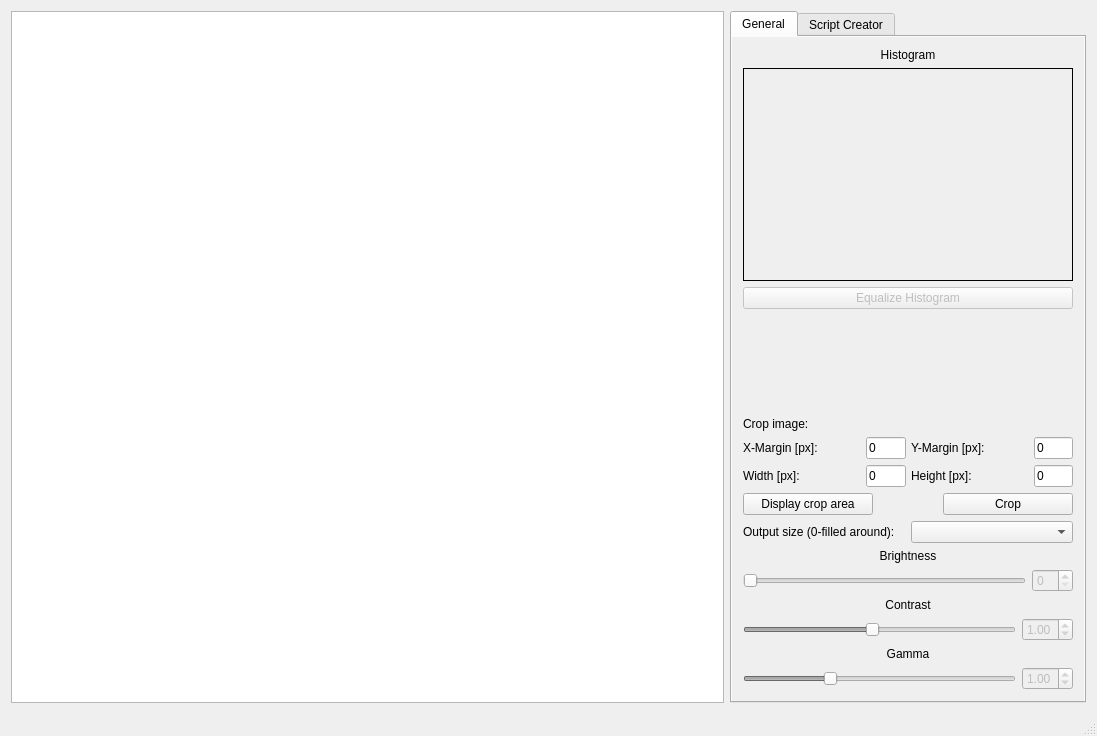
<?xml version="1.0" encoding="UTF-8"?>
<ui version="4.0">
 <class>HoloIdea</class>
 <widget class="QMainWindow" name="HoloIdea">
  <property name="geometry">
   <rect>
    <x>0</x>
    <y>0</y>
    <width>1097</width>
    <height>736</height>
   </rect>
  </property>
  <property name="windowTitle">
   <string>HoloIdea</string>
  </property>
  <widget class="QWidget" name="centralWidget">
   <layout class="QHBoxLayout" name="horizontalLayout" stretch="2,1">
    <item>
     <layout class="QVBoxLayout" name="verticalLayout" stretch="0">
      <item>
       <widget class="QGraphicsView" name="graphicsView">
        <property name="mouseTracking">
         <bool>true</bool>
        </property>
        <property name="autoFillBackground">
         <bool>false</bool>
        </property>
       </widget>
      </item>
     </layout>
    </item>
    <item>
     <widget class="QTabWidget" name="tabWidget">
      <property name="sizePolicy">
       <sizepolicy hsizetype="Preferred" vsizetype="Preferred">
        <horstretch>0</horstretch>
        <verstretch>0</verstretch>
       </sizepolicy>
      </property>
      <property name="autoFillBackground">
       <bool>true</bool>
      </property>
      <property name="currentIndex">
       <number>0</number>
      </property>
      <widget class="QWidget" name="General_Tab">
       <property name="autoFillBackground">
        <bool>true</bool>
       </property>
       <attribute name="title">
        <string>General</string>
       </attribute>
       <layout class="QVBoxLayout" name="verticalLayout_2" stretch="0,89,1,40,1,1,1,1,2,1,1,1,1,1,1">
        <item>
         <widget class="QLabel" name="label_11">
          <property name="text">
           <string>Histogram</string>
          </property>
          <property name="alignment">
           <set>Qt::AlignCenter</set>
          </property>
         </widget>
        </item>
        <item>
         <widget class="QLabel" name="histogramLabel">
          <property name="sizePolicy">
           <sizepolicy hsizetype="Ignored" vsizetype="Ignored">
            <horstretch>0</horstretch>
            <verstretch>0</verstretch>
           </sizepolicy>
          </property>
          <property name="autoFillBackground">
           <bool>false</bool>
          </property>
          <property name="frameShape">
           <enum>QFrame::Box</enum>
          </property>
          <property name="text">
           <string/>
          </property>
          <property name="scaledContents">
           <bool>true</bool>
          </property>
          <property name="alignment">
           <set>Qt::AlignCenter</set>
          </property>
         </widget>
        </item>
        <item>
         <widget class="QPushButton" name="equlizeHistrogramButton">
          <property name="enabled">
           <bool>false</bool>
          </property>
          <property name="text">
           <string>Equalize Histogram</string>
          </property>
         </widget>
        </item>
        <item>
         <widget class="QLabel" name="infoLabel">
          <property name="font">
           <font>
            <family>MS Shell Dlg 2</family>
            <pointsize>8</pointsize>
            <weight>50</weight>
            <italic>false</italic>
            <bold>false</bold>
           </font>
          </property>
          <property name="autoFillBackground">
           <bool>true</bool>
          </property>
          <property name="text">
           <string/>
          </property>
          <property name="alignment">
           <set>Qt::AlignLeading|Qt::AlignLeft|Qt::AlignVCenter</set>
          </property>
          <property name="wordWrap">
           <bool>true</bool>
          </property>
         </widget>
        </item>
        <item>
         <widget class="QLabel" name="label_15">
          <property name="text">
           <string>Crop image:</string>
          </property>
         </widget>
        </item>
        <item>
         <layout class="QHBoxLayout" name="horizontalLayout_14" stretch="3,1,3,1">
          <property name="spacing">
           <number>5</number>
          </property>
          <item>
           <widget class="QLabel" name="label_10">
            <property name="text">
             <string>X-Margin [px]:</string>
            </property>
           </widget>
          </item>
          <item>
           <widget class="QLineEdit" name="xMarginCropInput">
            <property name="text">
             <string>0</string>
            </property>
           </widget>
          </item>
          <item>
           <widget class="QLabel" name="label_14">
            <property name="text">
             <string>Y-Margin [px]:</string>
            </property>
           </widget>
          </item>
          <item>
           <widget class="QLineEdit" name="yMarginCropInput">
            <property name="text">
             <string>0</string>
            </property>
           </widget>
          </item>
         </layout>
        </item>
        <item>
         <layout class="QHBoxLayout" name="horizontalLayout_15" stretch="3,1,3,1">
          <property name="spacing">
           <number>5</number>
          </property>
          <item>
           <widget class="QLabel" name="label_12">
            <property name="text">
             <string>Width [px]:</string>
            </property>
           </widget>
          </item>
          <item>
           <widget class="QLineEdit" name="widthCropInput">
            <property name="text">
             <string>0</string>
            </property>
           </widget>
          </item>
          <item>
           <widget class="QLabel" name="label_16">
            <property name="text">
             <string>Height [px]:</string>
            </property>
           </widget>
          </item>
          <item>
           <widget class="QLineEdit" name="heightCropInput">
            <property name="text">
             <string>0</string>
            </property>
           </widget>
          </item>
         </layout>
        </item>
        <item>
         <layout class="QHBoxLayout" name="horizontalLayout_16" stretch="2,1,2">
          <item>
           <widget class="QPushButton" name="displayCropAreaButton">
            <property name="text">
             <string>Display crop area</string>
            </property>
           </widget>
          </item>
          <item>
           <spacer name="horizontalSpacer">
            <property name="orientation">
             <enum>Qt::Horizontal</enum>
            </property>
            <property name="sizeHint" stdset="0">
             <size>
              <width>40</width>
              <height>20</height>
             </size>
            </property>
           </spacer>
          </item>
          <item>
           <widget class="QPushButton" name="cropButton">
            <property name="text">
             <string>Crop</string>
            </property>
           </widget>
          </item>
         </layout>
        </item>
        <item>
         <layout class="QHBoxLayout" name="horizontalLayout_12">
          <item>
           <widget class="QLabel" name="label_9">
            <property name="text">
             <string>Output size (0-filled around):</string>
            </property>
            <property name="alignment">
             <set>Qt::AlignJustify|Qt::AlignVCenter</set>
            </property>
           </widget>
          </item>
          <item>
           <widget class="QComboBox" name="outputSizeComboBox"/>
          </item>
         </layout>
        </item>
        <item>
         <widget class="QLabel" name="brightnessLabel">
          <property name="enabled">
           <bool>true</bool>
          </property>
          <property name="font">
           <font>
            <italic>false</italic>
           </font>
          </property>
          <property name="text">
           <string>Brightness</string>
          </property>
          <property name="alignment">
           <set>Qt::AlignCenter</set>
          </property>
         </widget>
        </item>
        <item>
         <layout class="QHBoxLayout" name="horizontalLayout_2">
          <item>
           <widget class="QSlider" name="brightnessSlider">
            <property name="enabled">
             <bool>false</bool>
            </property>
            <property name="orientation">
             <enum>Qt::Horizontal</enum>
            </property>
           </widget>
          </item>
          <item>
           <widget class="QSpinBox" name="brightnessSpinner">
            <property name="enabled">
             <bool>false</bool>
            </property>
           </widget>
          </item>
         </layout>
        </item>
        <item>
         <widget class="QLabel" name="contrastLabel">
          <property name="font">
           <font>
            <italic>false</italic>
           </font>
          </property>
          <property name="text">
           <string>Contrast</string>
          </property>
          <property name="alignment">
           <set>Qt::AlignCenter</set>
          </property>
         </widget>
        </item>
        <item>
         <layout class="QHBoxLayout" name="horizontalLayout_3">
          <item>
           <widget class="QSlider" name="contrastSlider">
            <property name="enabled">
             <bool>false</bool>
            </property>
            <property name="minimum">
             <number>10</number>
            </property>
            <property name="maximum">
             <number>200</number>
            </property>
            <property name="singleStep">
             <number>1</number>
            </property>
            <property name="pageStep">
             <number>10</number>
            </property>
            <property name="value">
             <number>100</number>
            </property>
            <property name="orientation">
             <enum>Qt::Horizontal</enum>
            </property>
           </widget>
          </item>
          <item>
           <widget class="QDoubleSpinBox" name="contrastSpinner">
            <property name="enabled">
             <bool>false</bool>
            </property>
            <property name="minimum">
             <double>0.100000000000000</double>
            </property>
            <property name="maximum">
             <double>2.000000000000000</double>
            </property>
            <property name="singleStep">
             <double>0.010000000000000</double>
            </property>
            <property name="value">
             <double>1.000000000000000</double>
            </property>
           </widget>
          </item>
         </layout>
        </item>
        <item>
         <widget class="QLabel" name="gammaLabel">
          <property name="font">
           <font>
            <italic>false</italic>
           </font>
          </property>
          <property name="text">
           <string>Gamma</string>
          </property>
          <property name="alignment">
           <set>Qt::AlignCenter</set>
          </property>
         </widget>
        </item>
        <item>
         <layout class="QHBoxLayout" name="horizontalLayout_4">
          <item>
           <widget class="QSlider" name="gammaSlider">
            <property name="enabled">
             <bool>false</bool>
            </property>
            <property name="minimum">
             <number>10</number>
            </property>
            <property name="maximum">
             <number>300</number>
            </property>
            <property name="pageStep">
             <number>1</number>
            </property>
            <property name="value">
             <number>100</number>
            </property>
            <property name="orientation">
             <enum>Qt::Horizontal</enum>
            </property>
           </widget>
          </item>
          <item>
           <widget class="QDoubleSpinBox" name="gammaSpinner">
            <property name="enabled">
             <bool>false</bool>
            </property>
            <property name="minimum">
             <double>0.100000000000000</double>
            </property>
            <property name="maximum">
             <double>3.000000000000000</double>
            </property>
            <property name="singleStep">
             <double>0.010000000000000</double>
            </property>
            <property name="value">
             <double>1.000000000000000</double>
            </property>
           </widget>
          </item>
         </layout>
        </item>
       </layout>
      </widget>
      <widget class="QWidget" name="Script_Tab">
       <attribute name="title">
        <string>Script Creator</string>
       </attribute>
       <layout class="QVBoxLayout" name="verticalLayout_3">
        <item>
         <widget class="QCheckBox" name="generateScriptCheckBox">
          <property name="text">
           <string>Generate Script to LightSword</string>
          </property>
         </widget>
        </item>
        <item>
         <layout class="QHBoxLayout" name="horizontalLayout_5" stretch="1,1">
          <item>
           <widget class="QLabel" name="label_7">
            <property name="text">
             <string>Matrix size:</string>
            </property>
           </widget>
          </item>
          <item>
           <widget class="QComboBox" name="matrixSizeComboBox"/>
          </item>
         </layout>
        </item>
        <item>
         <layout class="QHBoxLayout" name="horizontalLayout_6" stretch="1,1">
          <item>
           <widget class="QLabel" name="label">
            <property name="text">
             <string>Wavelength [µm]:</string>
            </property>
           </widget>
          </item>
          <item>
           <widget class="QLineEdit" name="wavelengthInput">
            <property name="text">
             <string>0</string>
            </property>
           </widget>
          </item>
         </layout>
        </item>
        <item>
         <layout class="QHBoxLayout" name="horizontalLayout_7" stretch="1,1">
          <item>
           <widget class="QLabel" name="label_2">
            <property name="text">
             <string>Sampling [µm]:</string>
            </property>
           </widget>
          </item>
          <item>
           <widget class="QLineEdit" name="samplingInput">
            <property name="text">
             <string>0</string>
            </property>
           </widget>
          </item>
         </layout>
        </item>
        <item>
         <layout class="QHBoxLayout" name="horizontalLayout_8" stretch="1,3,6">
          <item>
           <spacer name="horizontalSpacer_4">
            <property name="orientation">
             <enum>Qt::Horizontal</enum>
            </property>
            <property name="sizeHint" stdset="0">
             <size>
              <width>40</width>
              <height>20</height>
             </size>
            </property>
           </spacer>
          </item>
          <item>
           <widget class="QLabel" name="label_4">
            <property name="text">
             <string>Propagation from:</string>
            </property>
            <property name="wordWrap">
             <bool>true</bool>
            </property>
           </widget>
          </item>
          <item>
           <widget class="QLineEdit" name="propFromInput">
            <property name="text">
             <string>0</string>
            </property>
           </widget>
          </item>
         </layout>
        </item>
        <item>
         <layout class="QHBoxLayout" name="horizontalLayout_10" stretch="3,1,6">
          <item>
           <spacer name="horizontalSpacer_2">
            <property name="orientation">
             <enum>Qt::Horizontal</enum>
            </property>
            <property name="sizeHint" stdset="0">
             <size>
              <width>40</width>
              <height>20</height>
             </size>
            </property>
           </spacer>
          </item>
          <item>
           <widget class="QLabel" name="label_6">
            <property name="text">
             <string>to:</string>
            </property>
           </widget>
          </item>
          <item>
           <widget class="QLineEdit" name="propToInput">
            <property name="text">
             <string>0</string>
            </property>
           </widget>
          </item>
         </layout>
        </item>
        <item>
         <layout class="QHBoxLayout" name="horizontalLayout_9" stretch="3,1,6">
          <item>
           <spacer name="horizontalSpacer_3">
            <property name="orientation">
             <enum>Qt::Horizontal</enum>
            </property>
            <property name="sizeHint" stdset="0">
             <size>
              <width>40</width>
              <height>20</height>
             </size>
            </property>
           </spacer>
          </item>
          <item>
           <widget class="QLabel" name="label_5">
            <property name="text">
             <string>step:</string>
            </property>
           </widget>
          </item>
          <item>
           <widget class="QLineEdit" name="propStepInput">
            <property name="text">
             <string>0</string>
            </property>
           </widget>
          </item>
         </layout>
        </item>
        <item>
         <widget class="QCheckBox" name="generateMaskCheckBox">
          <property name="enabled">
           <bool>true</bool>
          </property>
          <property name="text">
           <string>Generate Rectus Mask</string>
          </property>
         </widget>
        </item>
        <item>
         <layout class="QHBoxLayout" name="horizontalLayout_13" stretch="1,1">
          <item>
           <widget class="QLabel" name="label_3">
            <property name="text">
             <string>Offset [px]:</string>
            </property>
           </widget>
          </item>
          <item>
           <widget class="QLineEdit" name="offsetInput">
            <property name="text">
             <string>0</string>
            </property>
           </widget>
          </item>
         </layout>
        </item>
        <item>
         <layout class="QHBoxLayout" name="horizontalLayout_11" stretch="1,1">
          <item>
           <widget class="QLabel" name="label_8">
            <property name="text">
             <string>Name of the LS result:</string>
            </property>
           </widget>
          </item>
          <item>
           <widget class="QLineEdit" name="scriptOutputName">
            <property name="text">
             <string>output</string>
            </property>
           </widget>
          </item>
         </layout>
        </item>
        <item>
         <widget class="QPushButton" name="saveScriptDataButton">
          <property name="text">
           <string>Save</string>
          </property>
         </widget>
        </item>
       </layout>
      </widget>
     </widget>
    </item>
   </layout>
  </widget>
  <widget class="QMenuBar" name="menuBar">
   <property name="geometry">
    <rect>
     <x>0</x>
     <y>0</y>
     <width>1097</width>
     <height>21</height>
    </rect>
   </property>
  </widget>
  <widget class="QStatusBar" name="statusBar"/>
  <action name="actionOpen">
   <property name="text">
    <string>Open</string>
   </property>
  </action>
 </widget>
 <layoutdefault spacing="6" margin="11"/>
 <resources/>
 <connections/>
</ui>
